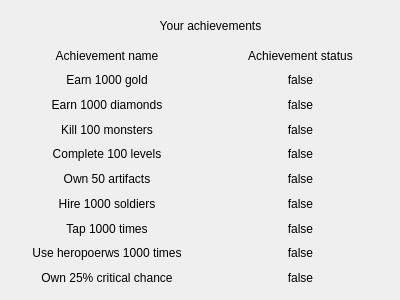
<?xml version="1.0" encoding="UTF-8"?>
<ui version="4.0">
 <class>AchvmentsUI</class>
 <widget class="QDialog" name="AchvmentsUI">
  <property name="geometry">
   <rect>
    <x>0</x>
    <y>0</y>
    <width>400</width>
    <height>300</height>
   </rect>
  </property>
  <property name="windowTitle">
   <string>Achievements</string>
  </property>
  <widget class="QLabel" name="label">
   <property name="geometry">
    <rect>
     <x>160</x>
     <y>10</y>
     <width>101</width>
     <height>31</height>
    </rect>
   </property>
   <property name="maximumSize">
    <size>
     <width>16777215</width>
     <height>60</height>
    </size>
   </property>
   <property name="text">
    <string>Your achievements</string>
   </property>
   <property name="alignment">
    <set>Qt::AlignCenter</set>
   </property>
  </widget>
  <widget class="QWidget" name="layoutWidget">
   <property name="geometry">
    <rect>
     <x>13</x>
     <y>46</y>
     <width>381</width>
     <height>241</height>
    </rect>
   </property>
   <layout class="QHBoxLayout" name="horizontalLayout">
    <item>
     <layout class="QVBoxLayout" name="verticalLayout_5">
      <item>
       <widget class="QLabel" name="label1">
        <property name="text">
         <string>Achievement name</string>
        </property>
        <property name="alignment">
         <set>Qt::AlignCenter</set>
        </property>
       </widget>
      </item>
      <item>
       <widget class="QLabel" name="ach1_lbl_2">
        <property name="toolTip">
         <string/>
        </property>
        <property name="toolTipDuration">
         <number>-1</number>
        </property>
        <property name="text">
         <string>Earn 1000 gold</string>
        </property>
        <property name="alignment">
         <set>Qt::AlignCenter</set>
        </property>
       </widget>
      </item>
      <item>
       <widget class="QLabel" name="ach2_lbl_2">
        <property name="text">
         <string>Earn 1000 diamonds</string>
        </property>
        <property name="alignment">
         <set>Qt::AlignCenter</set>
        </property>
       </widget>
      </item>
      <item>
       <widget class="QLabel" name="ach3_lbl_2">
        <property name="text">
         <string>Kill 100 monsters</string>
        </property>
        <property name="alignment">
         <set>Qt::AlignCenter</set>
        </property>
       </widget>
      </item>
      <item>
       <widget class="QLabel" name="ach4_lbl_2">
        <property name="text">
         <string>Complete 100 levels</string>
        </property>
        <property name="alignment">
         <set>Qt::AlignCenter</set>
        </property>
       </widget>
      </item>
      <item>
       <widget class="QLabel" name="ach5_lbl_2">
        <property name="text">
         <string>Own 50 artifacts</string>
        </property>
        <property name="alignment">
         <set>Qt::AlignCenter</set>
        </property>
       </widget>
      </item>
      <item>
       <widget class="QLabel" name="ach6_lbl_2">
        <property name="text">
         <string>Hire 1000 soldiers</string>
        </property>
        <property name="alignment">
         <set>Qt::AlignCenter</set>
        </property>
       </widget>
      </item>
      <item>
       <widget class="QLabel" name="ach7_lbl_2">
        <property name="text">
         <string>Tap 1000 times</string>
        </property>
        <property name="alignment">
         <set>Qt::AlignCenter</set>
        </property>
       </widget>
      </item>
      <item>
       <widget class="QLabel" name="ach8_lbl_2">
        <property name="text">
         <string>Use heropoerws 1000 times</string>
        </property>
        <property name="alignment">
         <set>Qt::AlignCenter</set>
        </property>
       </widget>
      </item>
      <item>
       <widget class="QLabel" name="ach9_lbl_2">
        <property name="text">
         <string>Own 25% critical chance</string>
        </property>
        <property name="alignment">
         <set>Qt::AlignCenter</set>
        </property>
       </widget>
      </item>
     </layout>
    </item>
    <item>
     <layout class="QVBoxLayout" name="verticalLayout_1">
      <item>
       <widget class="QLabel" name="label2">
        <property name="text">
         <string>Achievement status</string>
        </property>
        <property name="alignment">
         <set>Qt::AlignCenter</set>
        </property>
       </widget>
      </item>
      <item>
       <widget class="QLabel" name="ach1_status_1">
        <property name="text">
         <string>false</string>
        </property>
        <property name="alignment">
         <set>Qt::AlignCenter</set>
        </property>
       </widget>
      </item>
      <item>
       <widget class="QLabel" name="ach2_status_2">
        <property name="text">
         <string>false</string>
        </property>
        <property name="alignment">
         <set>Qt::AlignCenter</set>
        </property>
       </widget>
      </item>
      <item>
       <widget class="QLabel" name="ach3_status_3">
        <property name="text">
         <string>false</string>
        </property>
        <property name="alignment">
         <set>Qt::AlignCenter</set>
        </property>
       </widget>
      </item>
      <item>
       <widget class="QLabel" name="ach4_status_4">
        <property name="text">
         <string>false</string>
        </property>
        <property name="alignment">
         <set>Qt::AlignCenter</set>
        </property>
       </widget>
      </item>
      <item>
       <widget class="QLabel" name="ach5_status_5">
        <property name="text">
         <string>false</string>
        </property>
        <property name="alignment">
         <set>Qt::AlignCenter</set>
        </property>
       </widget>
      </item>
      <item>
       <widget class="QLabel" name="ach6_status_6">
        <property name="text">
         <string>false</string>
        </property>
        <property name="alignment">
         <set>Qt::AlignCenter</set>
        </property>
       </widget>
      </item>
      <item>
       <widget class="QLabel" name="ach7_status_7">
        <property name="text">
         <string>false</string>
        </property>
        <property name="alignment">
         <set>Qt::AlignCenter</set>
        </property>
       </widget>
      </item>
      <item>
       <widget class="QLabel" name="ach8_status_8">
        <property name="text">
         <string>false</string>
        </property>
        <property name="alignment">
         <set>Qt::AlignCenter</set>
        </property>
       </widget>
      </item>
      <item>
       <widget class="QLabel" name="ach9_status_9">
        <property name="text">
         <string>false</string>
        </property>
        <property name="alignment">
         <set>Qt::AlignCenter</set>
        </property>
       </widget>
      </item>
     </layout>
    </item>
   </layout>
  </widget>
 </widget>
 <resources/>
 <connections/>
</ui>
